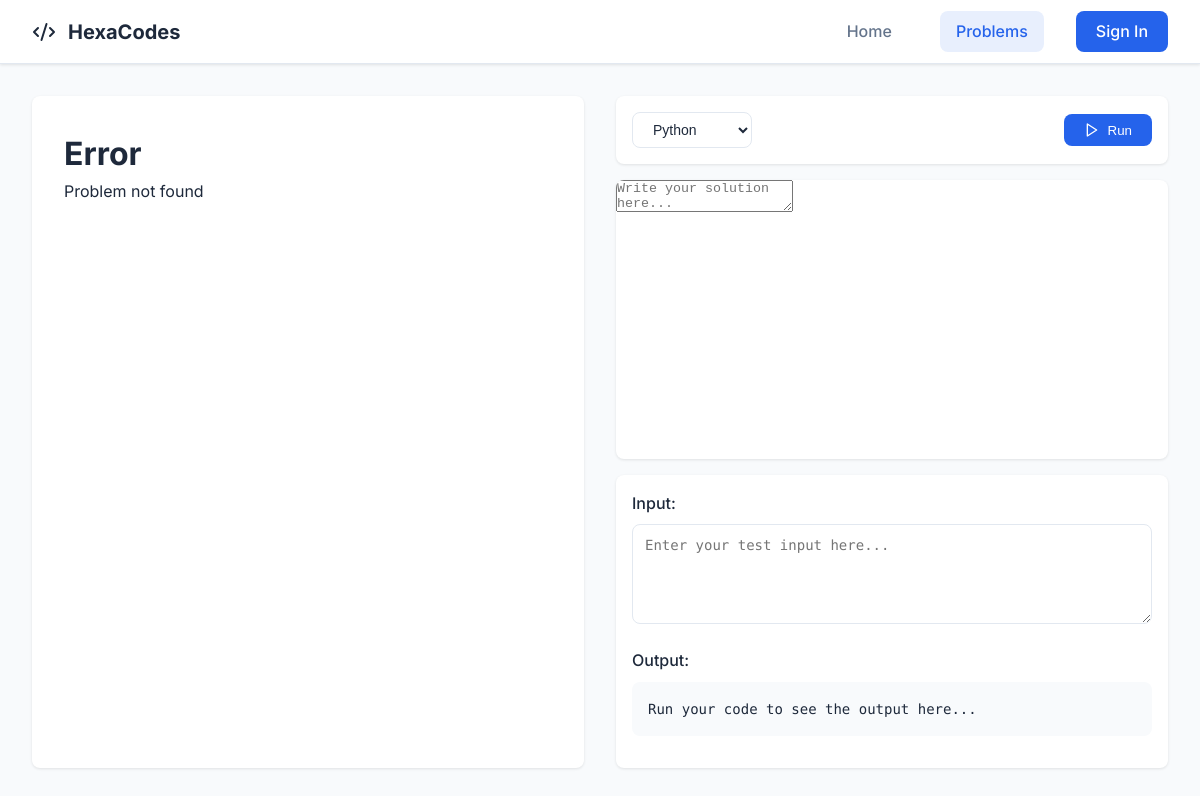
Before: /problems/2/ with the older database file.
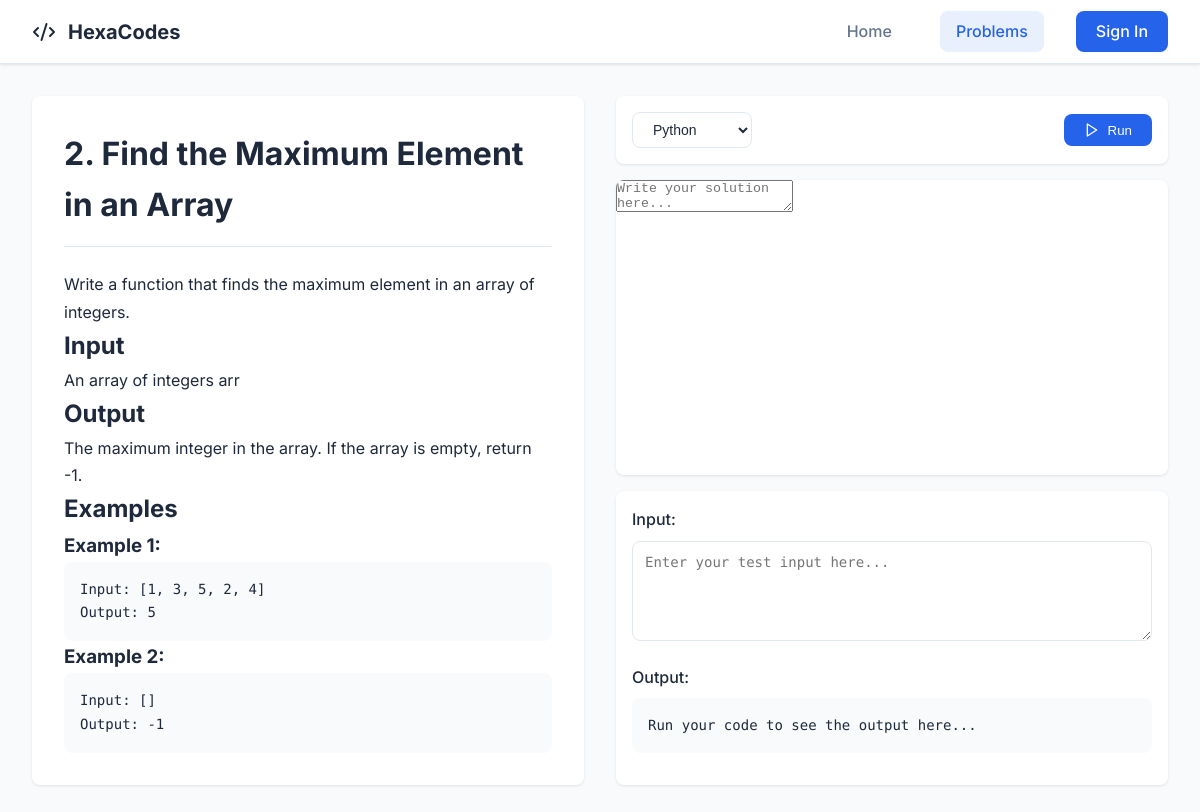
After: the same page with the newer database file.
### coding_problems/models.py (models this page shows, shortened)
class CodingProblem(models.Model):
    problem_id = models.IntegerField(unique=True, db_index=True)
    title = models.CharField(max_length=255, db_index=True)
    problem = models.TextField()
    input_desc = models.TextField()
    output_desc = models.TextField()
    class Meta:
        ordering = ['problem_id']

class TestCase(models.Model):
    problem = models.ForeignKey(CodingProblem, on_delete=models.CASCADE, related_name='test_cases')
    input_data = models.JSONField(null=True, blank=True)  # Allow null for debugging
    output_data = models.JSONField(null=True, blank=True)  # Allow null for debugging

### coding_problems/views.py (the view)
# urls.py: path('problems/<int:problem_id>/', views.problem_detail_view, name='problems_detail'),  # Specific problem
def problem_detail_view(request, problem_id):
    try:
        problem = CodingProblem.objects.get(problem_id=problem_id)
        test_cases = TestCase.objects.filter(problem=problem)[:2]  # Using related_name='test_cases'
        return render(request, 'coding_problems/problems_detail.html', {
            'problem': problem,
            'test_cases': test_cases,
            'page_title': f'Problem {problem_id}: {problem.title}'
        })
    except CodingProblem.DoesNotExist:
        return render(request, 'coding_problems/problems_detail.html', {
            'error': 'Problem not found',
            'page_title': 'Problem Not Found'
        })
    except Exception as e:
        return render(request, 'coding_problems/problems_detail.html', {
            'error': f'Error loading problem: {str(e)}',
            'page_title': 'Error'
        })

### templates/coding_problems/problems_detail.html (shortened to what this page needs)
<!DOCTYPE html>
{% load static %}
<html lang="en">
<head>
    <link rel="stylesheet" href="https://cdnjs.cloudflare.com/ajax/libs/codemirror/5.65.13/codemirror.min.css">
    <link rel="stylesheet" href="https://cdnjs.cloudflare.com/ajax/libs/codemirror/5.65.13/theme/nord.min.css">
</head>
<body>
    <header class="header">
        <nav class="nav-container">
            <a href="/" class="nav-logo">
                <svg xmlns="http://www.w3.org/2000/svg" width="24" height="24" viewBox="0 0 24 24" fill="none" stroke="currentColor" stroke-width="2" stroke-linecap="round" stroke-linejoin="round">
                    <path d="m18 16 4-4-4-4"></path>
                    <path d="m6 8-4 4 4 4"></path>
                    <path d="m14.5 4-5 16"></path>
                </svg>
                HexaCodes
            </a>
            <div class="nav-links">
                <a href="/" class="nav-link">Home</a>
                <a href="{% url 'problems_list' %}" class="nav-link active">Problems</a>
                <a href="/login" class="nav-link login-btn">Sign In</a>
            </div>
        </nav>
    </header>
    <main class="container">
        {% if error %}
            <div class="problem-panel">
                <h1>Error</h1>
                <p>{{ error }}</p>
            </div>
        {% else %}
            <div class="problem-panel">
                <div class="problem-header">
                    <h1>{{ problem.problem_id }}. {{ problem.title }}</h1>
                </div>
                <div class="problem-content">
                    <p>{{ problem.problem|safe }}</p>
                    <div class="section">
                        <h2>Input</h2>
                        <p>{{ problem.input_desc|safe }}</p>
                    </div>
                    <div class="section">
                        <h2>Output</h2>
                        <p>{{ problem.output_desc|safe }}</p>
                    </div>
                    <div class="section">
                        <h2>Examples</h2>
                        {% for test_case in test_cases %}
                            <div class="example">
                                <h3>Example {{ forloop.counter }}:</h3>
                                <pre class="output-area">Input: {{ test_case.input_data|safe }}
Output: {{ test_case.output_data|safe }}</pre>
                            </div>
                        {% empty %}
                            <p>No example test cases available.</p>
                        {% endfor %}
                    </div>
                </div>
            </div>
        {% endif %}
        <div class="editor-panel">
            <div class="editor-toolbar">
                <select id="language" class="language-select">
                    <option value="python">Python</option>
                </select>
                <button id="run-btn" class="run-button">
                    <svg xmlns="http://www.w3.org/2000/svg" width="16" height="16" viewBox="0 0 24 24" fill="none" stroke="currentColor" stroke-width="2" stroke-linecap="round" stroke-linejoin="round">
                        <polygon points="5 3 19 12 5 21 5 3"></polygon>
                    </svg>
                    Run
                </button>
            </div>
            <div class="editor-container">
                <textarea id="code" placeholder="Write your solution here..."></textarea>
            </div>
            <div class="input-output">
                <div class="io-section">
                    <label for="input">Input:</label>
                    <textarea id="input" class="io-textarea" placeholder="Enter your test input here..."></textarea>
                </div>
                <div class="io-section">
                    <label for="output">Output:</label>
                    <pre id="output" class="output-area">Run your code to see the output here...</pre>
                </div>
            </div>
        </div>
    </main>
</body>
</html>

### templates/coding_problems/problems_detail.html (style rules this page uses)
:root { --primary: #2563eb; --primary-dark: #1d4ed8; --secondary: #64748b; --accent: #0ea5e9; --background: #f8fafc; --surface: #ffffff; --text: #1e293b; --text-light: #64748b; --border: #e2e8f0; --shadow: 0 1px 3px rgba(0, 0, 0, 0.1); --radius: 8px; --header-height: 64px; --transition: 200ms ease; }
* { margin: 0; padding: 0; box-sizing: border-box; }
body { font-family: 'Inter', -apple-system, BlinkMacSystemFont, sans-serif; line-height: 1.6; color: var(--text); background: var(--background); min-height: 100vh; }
.header { background: var(--surface); border-bottom: 1px solid var(--border); height: var(--header-height); position: fixed; top: 0; left: 0; right: 0; z-index: 100; box-shadow: var(--shadow); }
.nav-container { max-width: 1440px; margin: 0 auto; padding: 0 2rem; height: 100%; display: flex; align-items: center; justify-content: space-between; }
.nav-logo { display: flex; align-items: center; gap: 0.75rem; text-decoration: none; color: var(--text); font-weight: 700; font-size: 1.25rem; transition: color var(--transition); }
.nav-links { display: flex; align-items: center; gap: 2rem; }
.nav-link { text-decoration: none; color: var(--text-light); font-weight: 500; padding: 0.5rem 1rem; border-radius: var(--radius); transition: all var(--transition); }
.nav-link:hover, .nav-link.active { color: var(--primary); background: rgba(37, 99, 235, 0.1); }
.login-btn { background: var(--primary); color: white !important; padding: 0.5rem 1.25rem; border-radius: var(--radius); }
.container { max-width: 1440px; margin: calc(var(--header-height) + 2rem) auto 2rem; padding: 0 2rem; display: grid; grid-template-columns: 1fr 1fr; gap: 2rem; min-height: calc(100vh - var(--header-height) - 4rem); }
.problem-panel { background: var(--surface); border-radius: var(--radius); box-shadow: var(--shadow); padding: 2rem; overflow-y: auto; }
.problem-header { display: flex; justify-content: space-between; align-items: center; margin-bottom: 1.5rem; padding-bottom: 1rem; border-bottom: 1px solid var(--border); }
.problem-content { font-size: 1rem; color: var(--text); line-height: 1.7; }
.editor-panel { display: flex; flex-direction: column; gap: 1rem; }
.editor-toolbar { background: var(--surface); border-radius: var(--radius); padding: 1rem; display: flex; justify-content: space-between; align-items: center; box-shadow: var(--shadow); }
.language-select { padding: 0.5rem 1rem; border: 1px solid var(--border); border-radius: var(--radius); font-size: 0.875rem; color: var(--text); background: var(--surface); cursor: pointer; transition: all var(--transition); }
.run-button { display: flex; align-items: center; gap: 0.5rem; background: var(--primary); color: white; border: none; padding: 0.5rem 1.25rem; border-radius: var(--radius); font-weight: 500; cursor: pointer; transition: all var(--transition); }
.editor-container { background: var(--surface); border-radius: var(--radius); box-shadow: var(--shadow); overflow: hidden; flex-grow: 1; }
.input-output { background: var(--surface); border-radius: var(--radius); padding: 1rem; box-shadow: var(--shadow); }
.io-section { margin-bottom: 1rem; }
.io-section label { display: block; margin-bottom: 0.5rem; color: var(--text); font-weight: 500; }
.io-textarea { width: 100%; min-height: 100px; padding: 0.75rem; border: 1px solid var(--border); border-radius: var(--radius); font-family: 'Fira Code', monospace; font-size: 0.875rem; resize: vertical; transition: all var(--transition); }
.output-area { background: #f8fafc; padding: 1rem; border-radius: var(--radius); font-family: 'Fira Code', monospace; font-size: 0.875rem; white-space: pre-wrap; color: var(--text); }

Changed rows visible on the page:
added CodingProblem: problem_id "2", title "Find the Maximum Element in an Array", problem "Write a function that finds the maximum element in an array of integers.", input_desc "An array of integers arr", output_desc "The maximum integer in the array. If the array is empty, return -1."
added TestCase: input_data "[1, 3, 5, 2, 4]", output_data "5"
added TestCase: input_data "[]", output_data "-1"
Other visible differences:
{{ error }}: "Problem not found" → (not shown)
text no longer shown: "Error"
text now shown: ". Input Output Examples"
